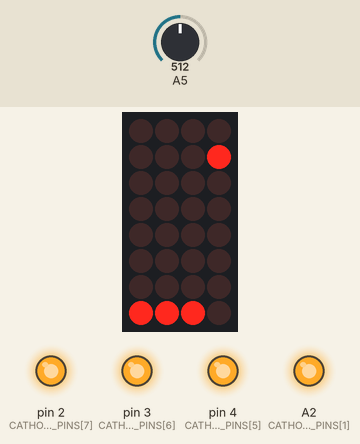
This sketch was run on a simulated Arduino Uno, built with avr-gcc and run on an emulated ATmega328P. On the bench: 4×8 LED matrix, output pins drawn as LEDs (lit = HIGH). Wiring (inferred from the names in the program): LED matrix (orientation assumed): rows pin 6, pin 7, pin 8, pin 9, pin 10, pin 11, pin 12, pin 5; columns pin 13, A0, A1, A3. The test bench sets the inputs (shaded band); at power-on: A5 = 512. Random numbers use the default seed unless the sketch sets one; pins used as bus, display or sensor lines are not drawn; what the sketch prints to the serial monitor is not drawn. At 9.7 s the program stops and its outputs stay as they are.

Above: at 1.2 s.
1.3 s: A5 set to 122
At 3.09 s:
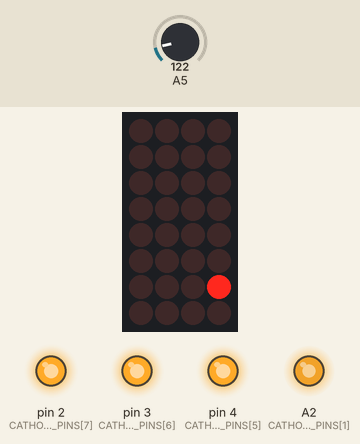
4.3 s: A5 set to 600
At 4.69 s:
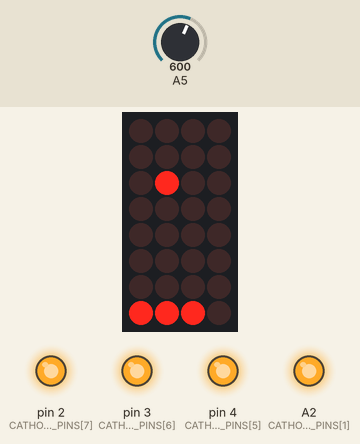
7.2 s: A5 set to 628
At 9.7 s:
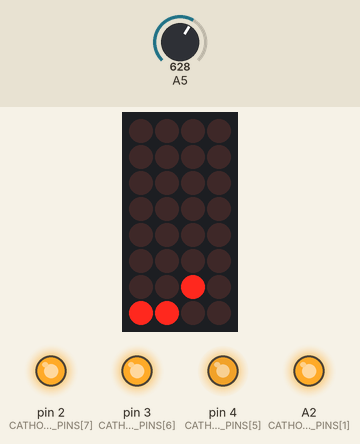
Timing chart, 0 to 11.2 s (numbered marks = the images above; inputs shaded):
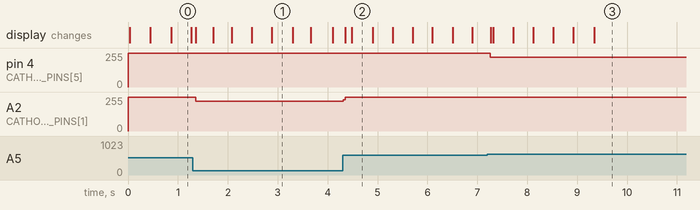

The sketch:

pixelRain.ino
```cpp
const byte ANODE_PINS[8] = {6, 7, 8, 9, 10, 11, 12, 13};
const byte CATHODE_PINS[8] = {A3, A2, A1, A0, 5, 4, 3, 2};
byte grid[8][8]; //0 is off, 1 LED is on, 2 is for basket
byte paddleColumn = 2;
int dropletX = 0;
int dropletY = -1;
bool gameOver = false;

unsigned long lastMoveTime = 0;
unsigned int fallDelay = 400;

void setup() {
  Serial.begin(115200);
  Serial.print("Grid:");
  Serial.print(grid[0][0]);
  for (byte i = 0; i < 8; i++) {
    pinMode(ANODE_PINS[i], OUTPUT);
    pinMode(CATHODE_PINS[i], OUTPUT);
    digitalWrite(ANODE_PINS[i], HIGH);
    digitalWrite(CATHODE_PINS[i], HIGH);
  }
  randomSeed(analogRead(A4));
}

void loop() {
  if (!gameOver) {
    readJoystickInput();
    updateBasket();
    maybeDropDroplet();
  }
  else {
    while (true);
  }
  updateLEDs();
}

//We have to map 1024 bit raw input to col # w/ map cast
void readJoystickInput() {
  int joystickXValue = analogRead(A5);
  paddleColumn = map(joystickXValue, 0, 1023, 0, 5);
}

// change basket position each move
void updateBasket() {
  for (byte i = 0; i < 8; i++) {
    grid[7][i] = 0;
  }
  for (byte i = 0; i < 3; i++) {
    grid[7][paddleColumn + i] = 2;
  }
}

// Start or move droplet down
void maybeDropDroplet() {
  if (millis() - lastMoveTime >= fallDelay) {
    lastMoveTime = millis();
    if (dropletY >= 0) {//droplet still above surface, move it down
      grid[dropletY][dropletX] = 0;
      dropletY++;
    }
    else {//droplet gone, spawn in a new one
      dropletX = random(0, 8);
      dropletY = 0;
    }

    if (dropletY < 7) {
      grid[dropletY][dropletX] = 1;
    }
    else {
      if (dropletX >= paddleColumn && dropletX <= paddleColumn + 2) {//user caught it spawn new one
        dropletY = -1;
      }
      else {// the user didn't catch it end game
        gameOver = true;
      }
    }
  }
}

// Draw the frame buffer to the LED grid
void updateLEDs() {
  for (byte row = 0; row < 8; row++) {
    digitalWrite(ANODE_PINS[row], LOW);

    for (byte col = 0; col < 8; col++) {
      if (grid[row][col] != 0) {
        digitalWrite(CATHODE_PINS[col], LOW);
      }
      else {
        digitalWrite(CATHODE_PINS[col], HIGH);
      }
    }
    delayMicroseconds(500);
    digitalWrite(ANODE_PINS[row], HIGH);
    for (byte col = 0; col < 8; col++) {
      digitalWrite(CATHODE_PINS[col], HIGH);
    }
  }
}
```

Measured:
- the behaviour switches between 613 and 614 on A5 (found by bisection; images 2 and 3)
- after the input at 1.3 s, A2 (CATHODE_PINS[1]): 255/255 → 224/255 after 0.06 s
- after the input at 4.3 s, A2 (CATHODE_PINS[1]): 224/255 → 255/255 at once
- after the input at 7.2 s, pin 4 (CATHODE_PINS[5]): 255/255 → 224/255 after 0.05 s
- what the display in image 1 shows lasts 0.4 s, from 2.9 s to 3.3 s
